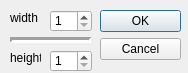
<?xml version="1.0" encoding="UTF-8"?>
<ui version="4.0">
 <class>Dialog_Database</class>
 <widget class="QDialog" name="Dialog_Database">
  <property name="geometry">
   <rect>
    <x>0</x>
    <y>0</y>
    <width>188</width>
    <height>73</height>
   </rect>
  </property>
  <property name="windowTitle">
   <string>Dialog</string>
  </property>
  <widget class="QDialogButtonBox" name="buttonBox">
   <property name="geometry">
    <rect>
     <x>100</x>
     <y>10</y>
     <width>81</width>
     <height>61</height>
    </rect>
   </property>
   <property name="orientation">
    <enum>Qt::Vertical</enum>
   </property>
   <property name="standardButtons">
    <set>QDialogButtonBox::Cancel|QDialogButtonBox::Ok</set>
   </property>
  </widget>
  <widget class="QSpinBox" name="spinBox_Width">
   <property name="geometry">
    <rect>
     <x>50</x>
     <y>10</y>
     <width>42</width>
     <height>22</height>
    </rect>
   </property>
   <property name="minimum">
    <number>1</number>
   </property>
   <property name="maximum">
    <number>10</number>
   </property>
  </widget>
  <widget class="QSpinBox" name="spinBox_Height">
   <property name="geometry">
    <rect>
     <x>50</x>
     <y>50</y>
     <width>42</width>
     <height>22</height>
    </rect>
   </property>
   <property name="minimum">
    <number>1</number>
   </property>
   <property name="maximum">
    <number>10</number>
   </property>
  </widget>
  <widget class="QLabel" name="textwidth">
   <property name="geometry">
    <rect>
     <x>10</x>
     <y>10</y>
     <width>31</width>
     <height>16</height>
    </rect>
   </property>
   <property name="text">
    <string>width</string>
   </property>
  </widget>
  <widget class="QLabel" name="label">
   <property name="geometry">
    <rect>
     <x>10</x>
     <y>50</y>
     <width>31</width>
     <height>16</height>
    </rect>
   </property>
   <property name="text">
    <string>height</string>
   </property>
  </widget>
  <widget class="Line" name="line">
   <property name="geometry">
    <rect>
     <x>10</x>
     <y>30</y>
     <width>81</width>
     <height>20</height>
    </rect>
   </property>
   <property name="lineWidth">
    <number>3</number>
   </property>
   <property name="orientation">
    <enum>Qt::Horizontal</enum>
   </property>
  </widget>
 </widget>
 <resources/>
 <connections>
  <connection>
   <sender>buttonBox</sender>
   <signal>rejected()</signal>
   <receiver>Dialog_Database</receiver>
   <slot>reject()</slot>
   <hints>
    <hint type="sourcelabel">
     <x>316</x>
     <y>260</y>
    </hint>
    <hint type="destinationlabel">
     <x>286</x>
     <y>274</y>
    </hint>
   </hints>
  </connection>
  <connection>
   <sender>buttonBox</sender>
   <signal>accepted()</signal>
   <receiver>Dialog_Database</receiver>
   <slot>accept()</slot>
   <hints>
    <hint type="sourcelabel">
     <x>248</x>
     <y>254</y>
    </hint>
    <hint type="destinationlabel">
     <x>157</x>
     <y>274</y>
    </hint>
   </hints>
  </connection>
 </connections>
</ui>
